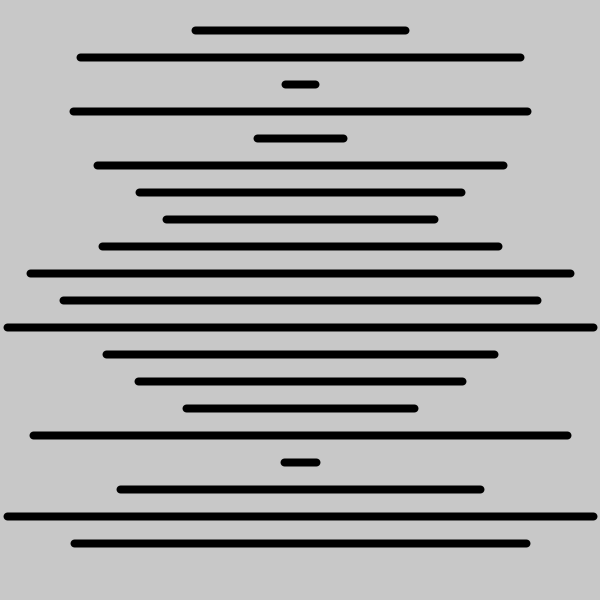
Frame 1 (no input)
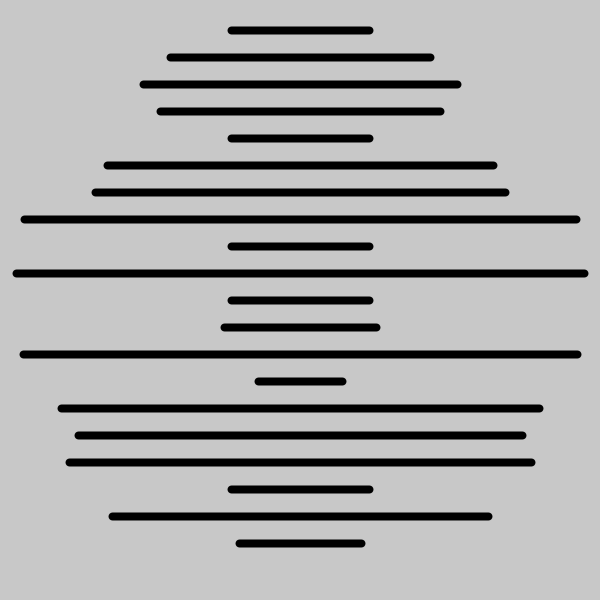
Frame 60 (the mouse pressed at the canvas centre just before this capture)
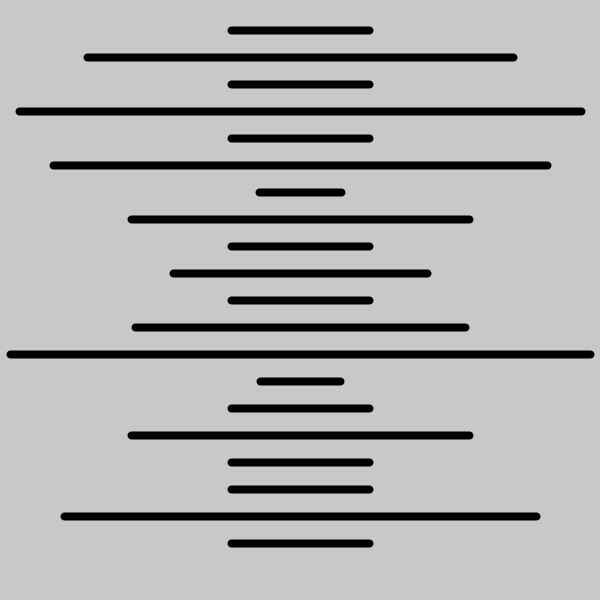
Frame 120 (the mouse held since frame 60 and released just before this capture)

The Processing sketch that drew these frames (run headless with seeded random() and noise(); from frame 60 on, the mouse is pressed at the canvas centre):

// Processing sketch: processing_169122
// ── processing_169122.pde

Line lines[] = new Line[20];
int space = 30;

void setup()
{
  background(200);
  frameRate(15);
  size(600,600);
  for (int i = 0; i < lines.length; i++)
  {
    lines[i] = new Line(space);
    space = space + height/22;
  }
}

void draw()
{
  background(200);
  for (int i = 0; i < lines.length; i++)
  {
    lines[i].display();
  }
  
  for (int k = 0; k < lines.length; k++)
  {
    int next = k+1;
    if (next >2)
{ next = 0;
}
if (lines[k].check(lines[next]))
{
  lines[k].same = 1;
  lines[next].same = 1;
  }
}

for (int j = 0; j < lines.length; j++)
{
  if (lines[j].same !=1)
  {
    lines[j].reset();
  }
}
  }
class Line
{
  int x1 = int(3*random(1,100));
  int y;
  int x2 = width-x1;
  int same = 0;
  
  Line(int tempY)
  {
    y = tempY;
  }
  
  void display()
  {
    noFill();
  strokeWeight(8);
  line(x1,y,x2,y);
  }
  
  void reset()
  {
    x1 = int(3*random(1,100));
    x2 = width - x1;
  }
  
  boolean check(Line nextup)
  {
    if(x1 == nextup.x1)
    {return true;
    }
    else {
      return false;
    }
  }
}
